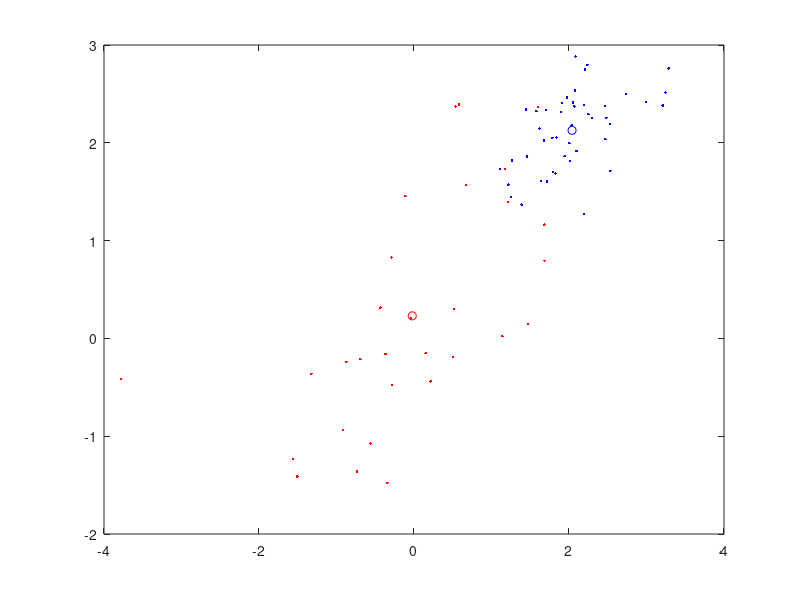

Recreate this plot in MATLAB. (Note: this script raises an error after producing the figure.)
% Clase omega_1
N_1=30;
mu_1=[0;0];
sigma1_1=1;
sigma2_1=1;
rho_1=0.5;
Sigma_1=[sigma1_1^2 rho_1*sigma1_1*sigma2_1;
    rho_1*sigma1_1*sigma2_1 sigma2_1^2];

% Clase omega_2
N_2=45;
mu_2=[2;2];
sigma1_2=0.5;
sigma2_2=0.5;
rho_2=0.5;
Sigma_2=[sigma1_2^2 rho_2*sigma1_2*sigma2_2;
    rho_2*sigma1_2*sigma2_2 sigma2_2^2];

X_1 = mvnrnd(mu_1,Sigma_1, N_1);
X_2 = mvnrnd(mu_2,Sigma_2, N_2);
figure(1)
plot(X_1(:,1),X_1(:,2),'.r');
hold on
plot(X_2(:,1),X_2(:,2),'.b');


m_1=mean(X_1);
m_2=mean(X_2);
plot(m_1(:,1),m_1(:,2),'or');
plot(m_2(:,1),m_2(:,2),'ob');
S_1= cov(X_1);
S_2= cov(X_2);
S_W= S_1+S_2;
w=inv(S_W)*(m_1 - m_2)';
plotv(w);
hold off

figure(2);
w=w/norm(w);
proy_1=w'*X_1';
proy_2=w'*X_2';

plot(proy_1,zeros(1,N_1),'xr')
hold on
plot(proy_2,zeros(1,N_2),'+b')
hold off
